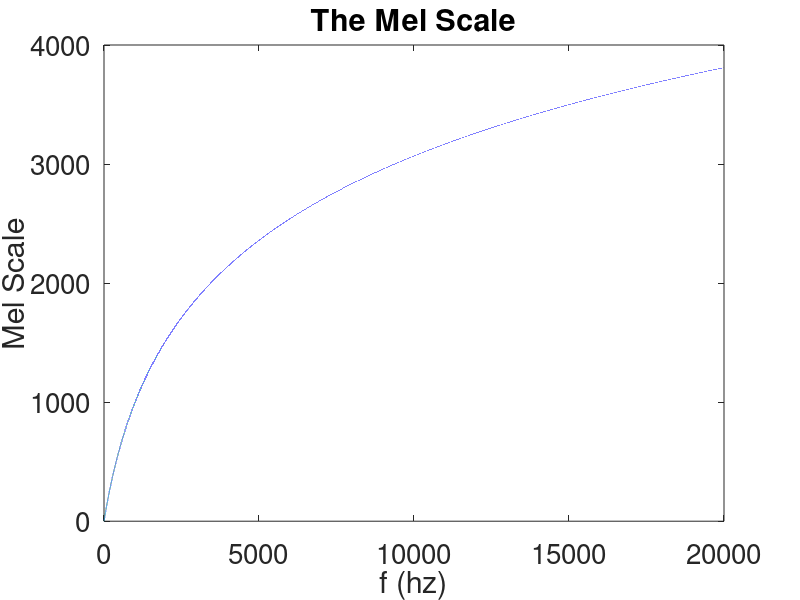

MATLAB code for this plot:
f = 0 : 0.1 : 20e3;
M = 1125*log(1+f./700);
plot(f, M);

title('The Mel Scale');
xlabel('f (hz)');
ylabel('Mel Scale');

set(gca,'FontSize',20);

print('mel.eps');
